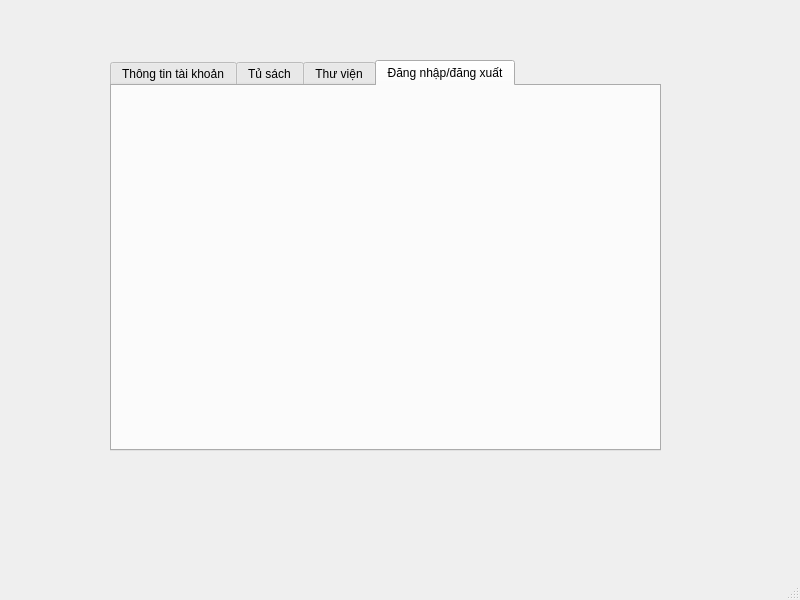
<?xml version="1.0" encoding="UTF-8"?>
<ui version="4.0">
 <class>MainWindow</class>
 <widget class="QMainWindow" name="MainWindow">
  <property name="geometry">
   <rect>
    <x>0</x>
    <y>0</y>
    <width>800</width>
    <height>600</height>
   </rect>
  </property>
  <property name="windowTitle">
   <string>MainWindow</string>
  </property>
  <widget class="QWidget" name="centralwidget">
   <widget class="QTabWidget" name="tabWidget">
    <property name="geometry">
     <rect>
      <x>110</x>
      <y>60</y>
      <width>551</width>
      <height>391</height>
     </rect>
    </property>
    <property name="sizePolicy">
     <sizepolicy hsizetype="Expanding" vsizetype="Expanding">
      <horstretch>0</horstretch>
      <verstretch>1</verstretch>
     </sizepolicy>
    </property>
    <property name="currentIndex">
     <number>3</number>
    </property>
    <widget class="QWidget" name="tab">
     <attribute name="title">
      <string>Thông tin tài khoản</string>
     </attribute>
    </widget>
    <widget class="QWidget" name="tab_2">
     <attribute name="title">
      <string>Tủ sách</string>
     </attribute>
    </widget>
    <widget class="QWidget" name="tab_3">
     <attribute name="title">
      <string>Thư viện</string>
     </attribute>
    </widget>
    <widget class="QWidget" name="tab_4">
     <attribute name="title">
      <string>Đăng nhập/đăng xuất</string>
     </attribute>
    </widget>
   </widget>
  </widget>
  <widget class="QMenuBar" name="menubar">
   <property name="geometry">
    <rect>
     <x>0</x>
     <y>0</y>
     <width>800</width>
     <height>24</height>
    </rect>
   </property>
  </widget>
  <widget class="QStatusBar" name="statusbar"/>
 </widget>
 <resources/>
 <connections/>
</ui>
